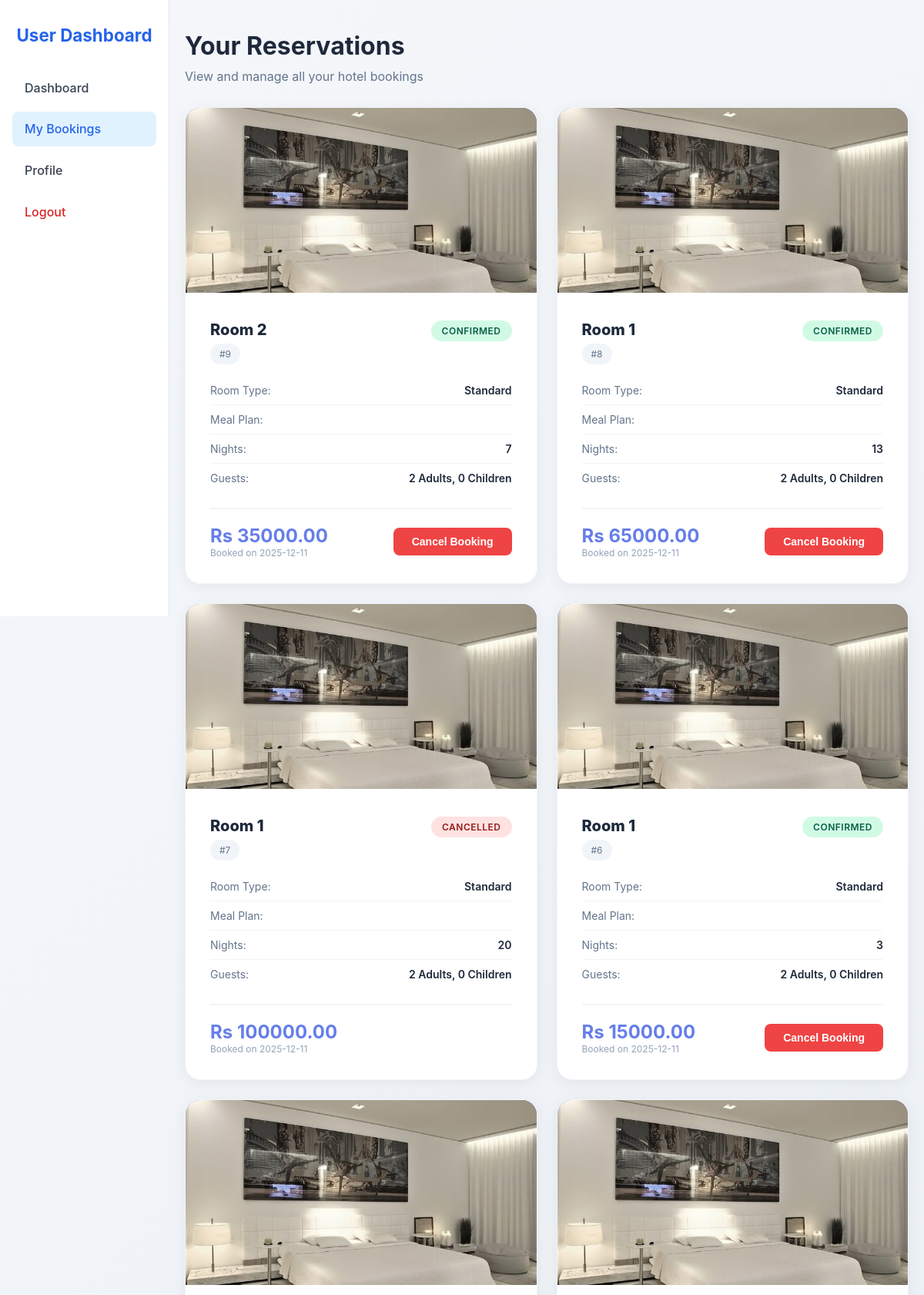
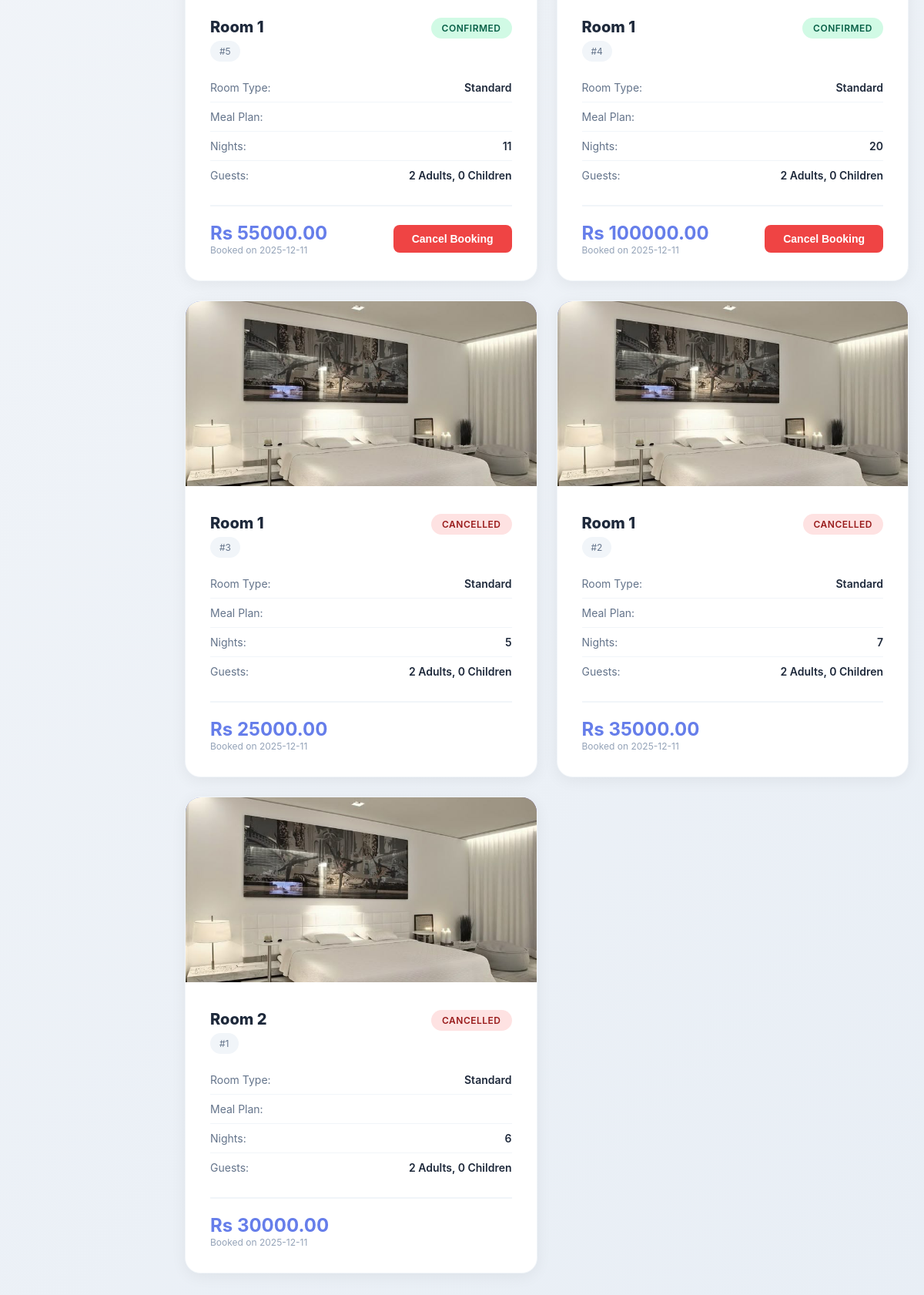
Screenshot of /my_bookings (signed in) with the database file from the repository (2 pictures, top to bottom).
### tables this page shows
CREATE TABLE bookings (
            booking_id INTEGER PRIMARY KEY AUTOINCREMENT,
            customer_id INTEGER NOT NULL,
            room_id INTEGER NOT NULL,
            meal_plan_id INTEGER NOT NULL,
            market_segment_id INTEGER NOT NULL,
            booking_status TEXT CHECK(booking_status IN ('Canceled','Not_Canceled')) NOT NULL,
            no_of_adults INTEGER NOT NULL,
            no_of_children INTEGER NOT NULL,
            no_of_weekend_nights INTEGER NOT NULL,
            no_of_week_nights INTEGER NOT NULL,
            required_car_parking_space INTEGER DEFAULT 0,
            lead_time INTEGER NOT NULL,
            arrival_year INTEGER NOT NULL,
            arrival_month INTEGER NOT NULL,
            arrival_date INTEGER NOT NULL,
            repeated_guest INTEGER DEFAULT 0,
            no_of_previous_cancellations INTEGER DEFAULT 0,
            no_of_previous_bookings_not_canceled INTEGER DEFAULT 0,
            avg_price_per_room REAL NOT NULL,
            no_of_special_requests INTEGER DEFAULT 0,
            total_nights INTEGER,
            total_guests INTEGER,
            created_at TIMESTAMP DEFAULT CURRENT_TIMESTAMP,
            updated_at TIMESTAMP DEFAULT CURRENT_TIMESTAMP,
            FOREIGN KEY(customer_id) REFERENCES customers(customer_id),
            FOREIGN KEY(room_id) REFERENCES rooms(room_id),
            FOREIGN KEY(meal_plan_id) REFERENCES meal_plans(meal_plan_id),
            FOREIGN KEY(market_segment_id) REFERENCES market_segments(market_segment_id)
        );

CREATE TABLE room_types (
            room_type_id INTEGER PRIMARY KEY AUTOINCREMENT,
            room_type_name TEXT UNIQUE NOT NULL,
            description TEXT,
            price_per_night INTEGER,
            image_path TEXT
        );

CREATE TABLE rooms (
            room_id INTEGER PRIMARY KEY AUTOINCREMENT,
            room_number TEXT UNIQUE NOT NULL,
            room_type_id INTEGER NOT NULL,
            price_per_night INTEGER,
            FOREIGN KEY(room_type_id) REFERENCES room_types(room_type_id) ON DELETE CASCADE
        );

### app.py (the view)
@app.route("/my_bookings")
@login_required
def my_bookings():
    user_id = session["user_id"]
    conn = get_db_connection()
    bookings = conn.execute("""
        SELECT b.booking_id, r.room_number, t.room_type_name, s.segment_name,
               b.no_of_adults, b.no_of_children, b.total_nights, b.total_guests,
               b.booking_status, b.created_at, b.avg_price_per_room, t.image_path
        FROM bookings b
        LEFT JOIN rooms r ON b.room_id = r.room_id
        LEFT JOIN room_types t ON r.room_type_id = t.room_type_id
        LEFT JOIN market_segments s ON b.market_segment_id = s.market_segment_id
        WHERE b.customer_id = ?
        ORDER BY b.created_at DESC
    """, (user_id,)).fetchall()
    conn.close()
    return render_template("my_bookings.html", bookings=bookings)

### app.py (called while the page is built)
def get_db_connection():
    conn = sqlite3.connect(DB_PATH)
    conn.row_factory = sqlite3.Row
    conn.execute("PRAGMA foreign_keys = ON")
    return conn

def login_required(f):
    @wraps(f)
    def decorated(*args, **kwargs):
        if "user_id" not in session:
            flash("Please login first.", "warning")
            return redirect(url_for("login"))
        return f(*args, **kwargs)
    return decorated

### templates/my_bookings.html (shortened to what this page needs)
<!DOCTYPE html>
<html lang="en">
<head>
    <link rel="stylesheet" href="{{ url_for('static', filename='css/my_bookings.css') }}">
    <link rel="stylesheet" href="{{ url_for('static', filename='css/flash.css') }}">
</head>
<body>
    <div class="dashboard">
        <aside class="sidebar">
            <h2>User Dashboard</h2>
            <nav>
                <a href="{{ url_for('user_dashboard') }}">Dashboard</a>
                <a href="{{ url_for('my_bookings') }}" class="active">My Bookings</a>
                <a href="{{ url_for('user_profile') }}">Profile</a>
                <a href="{{ url_for('logout') }}" class="logout">Logout</a>
            </nav>
        </aside>
        <div class="container">
            <div class="page-header">
                <h2>Your Reservations</h2>
                <p>View and manage all your hotel bookings</p>
            </div>
            {% if bookings %}
            <div class="bookings-grid">
                {% for booking in bookings %}
                <div class="booking-card">
                    {% if booking.image_path %}
                    <img src="{{ url_for('static', filename='uploads/rooms/' ~ booking.image_path) }}" alt="Room"
                        class="booking-image">
                    {% else %}
                    <div class="booking-image"></div>
                    {% endif %}
                    <div class="booking-content">
                        <div class="booking-header">
                            <div>
                                <div class="booking-title">Room {{ booking.room_number or 'N/A' }}</div>
                                <div class="booking-id">#{{ booking.booking_id }}</div>
                            </div>
                            <div>
                                {% if booking.booking_status == 'Not_Canceled' %}
                                <span class="status-badge status-confirmed">Confirmed</span>
                                {% elif booking.booking_status == 'Pending_Payment' %}
                                <span class="status-badge status-pending">Pending</span>
                                {% else %}
                                <span class="status-badge status-cancelled">Cancelled</span>
                                {% endif %}
                            </div>
                        </div>
                        <div class="booking-details">
                            <div class="detail-row">
                                <span class="detail-label">Room Type:</span>
                                <span class="detail-value">{{ booking.room_type_name or 'N/A' }}</span>
                            </div>
                            <div class="detail-row">
                                <span class="detail-label">Meal Plan:</span>
                            </div>
                            <div class="detail-row">
                                <span class="detail-label">Nights:</span>
                                <span class="detail-value">{{ booking.total_nights }}</span>
                            </div>
                            <div class="detail-row">
                                <span class="detail-label">Guests:</span>
                                <span class="detail-value">{{ booking.no_of_adults }} Adults, {{ booking.no_of_children
                                    }} Children</span>
                            </div>
                        </div>
                        <div class="booking-footer">
                            <div>
                                <div class="total-amount">Rs {{ "%.2f"|format(booking.avg_price_per_room *
                                    booking.total_nights) }}</div>
                                <div class="booking-date">Booked on {{ booking.created_at.split()[0] }}</div>
                            </div>
                            {% if booking.booking_status == 'Not_Canceled' %}
                            <form action="{{ url_for('cancel_booking', booking_id=booking.booking_id) }}" method="POST"
                                onsubmit="return confirm('Are you sure you want to cancel this booking?');">
                                <button type="submit" class="btn-cancel">Cancel Booking</button>
                            </form>
                            {% endif %}
                        </div>
                    </div>
                </div>
                {% endfor %}
            </div>
            {% else %}
            <div class="empty-state">
                <h3>No Bookings Yet</h3>
                <p>You haven't made any reservations. Start exploring our available rooms!</p>
                <a href="{{ url_for('user_dashboard') }}" class="btn-book">Browse Rooms</a>
            </div>
            {% endif %}
        </div>
    </div>
</body>
</html>

### static/css/my_bookings.css (style rules this page uses)
* { margin: 0; padding: 0; box-sizing: border-box; }
body { font-family: 'Inter', -apple-system, BlinkMacSystemFont, 'Segoe UI', Arial, sans-serif; background: linear-gradient(135deg, #f5f7fa 0%, #e8eef5 100%); color: #1e293b; }
.dashboard { display: flex; min-height: 100vh; }
.sidebar { width: 220px; background: #ffffff; border-right: 1px solid #e5e7eb; padding: 2rem 1rem; position: fixed; height: 100vh; }
.sidebar h2 { font-size: 1.4rem; font-weight: 700; text-align: center; margin-bottom: 2rem; color: #2563eb; }
.sidebar nav { display: flex; flex-direction: column; gap: 0.5rem; }
.sidebar nav a { padding: 0.8rem 1rem; color: #374151; text-decoration: none; border-radius: 8px; font-weight: 500; transition: all 0.2s ease-in-out; }
.sidebar nav a:hover, .sidebar nav a.active { background: #e0f2fe; color: #2563eb; }
.sidebar nav a.logout { margin-top: auto; color: #dc2626; }
.container { flex: 1; margin-left: 220px; padding: 40px 20px; width: calc(100% - 220px); }
.page-header { margin-bottom: 30px; }
.page-header h2 { font-size: 32px; color: #1e293b; margin-bottom: 10px; }
.page-header p { color: #64748b; font-size: 16px; }
.bookings-grid { display: grid; grid-template-columns: repeat(auto-fill, minmax(350px, 1fr)); gap: 25px; width: 100%; }
.booking-card { width: 100%; background: white; border-radius: 20px; overflow: hidden; box-shadow: 0 4px 20px rgba(0, 0, 0, 0.06); transition: all 0.4s cubic-bezier(0.4, 0, 0.2, 1); border: 1px solid #f1f5f9; }
.booking-image { width: 100%; height: 240px; object-fit: cover; background: linear-gradient(135deg, #667eea 0%, #764ba2 100%); transition: transform 0.4s ease; }
.booking-content { padding: 32px; }
.booking-header { display: flex; justify-content: space-between; align-items: start; margin-bottom: 15px; }
.booking-title { font-size: 20px; font-weight: 800; color: #1e293b; }
.booking-id { font-size: 12px; color: #64748b; background: #f1f5f9; padding: 6px 12px; border-radius: 14px; margin-top: 6px; display: inline-block; }
.booking-details { margin: 15px 0; }
.detail-row { display: flex; justify-content: space-between; padding: 10px 0; border-bottom: 1px solid #f1f5f9; }
.detail-row:last-child { border-bottom: none; }
.detail-label { color: #64748b; font-size: 14px; }
.detail-value { color: #1e293b; font-weight: 600; font-size: 14px; }
.status-badge { display: inline-block; padding: 6px 14px; border-radius: 20px; font-size: 12px; font-weight: 600; text-transform: uppercase; letter-spacing: 0.5px; }
.status-confirmed { background: #d1fae5; color: #065f46; }
.status-cancelled { background: #fee2e2; color: #991b1b; }
.booking-footer { margin-top: 20px; padding-top: 20px; border-top: 2px solid #f1f5f9; display: flex; justify-content: space-between; align-items: center; flex-wrap: wrap; gap: 15px; }
.total-amount { font-size: 24px; font-weight: 700; color: #667eea; }
.booking-date { font-size: 12px; color: #94a3b8; }
.btn-cancel { padding: 10px 24px; background: #ef4444; color: white; text-decoration: none; border-radius: 8px; font-weight: 600; border: none; cursor: pointer; transition: all 0.3s; font-size: 14px; }

### rows the page displays
bookings: image_path (picture), room_number "2", booking_id "9", booking_status "CONFIRMED", room_type_name "Standard", total_nights "7", no_of_adults "2", no_of_children "0", avg_price_per_room+total_nights "35000.00", created_at "2025-12-11"
bookings: image_path (picture), room_number "1", booking_id "8", booking_status "CONFIRMED", room_type_name "Standard", total_nights "13", no_of_adults "2", no_of_children "0", avg_price_per_room+total_nights "65000.00", created_at "2025-12-11"
bookings: image_path (picture), room_number "1", booking_id "7", booking_status "CANCELLED", room_type_name "Standard", total_nights "20", no_of_adults "2", no_of_children "0", avg_price_per_room+total_nights "100000.00", created_at "2025-12-11"
bookings: image_path (picture), room_number "1", booking_id "6", booking_status "CONFIRMED", room_type_name "Standard", total_nights "3", no_of_adults "2", no_of_children "0", avg_price_per_room+total_nights "15000.00", created_at "2025-12-11"
bookings: image_path (picture), room_number "1", booking_id "5", booking_status "CONFIRMED", room_type_name "Standard", total_nights "11", no_of_adults "2", no_of_children "0", avg_price_per_room+total_nights "55000.00", created_at "2025-12-11"
bookings: image_path (picture), room_number "1", booking_id "4", booking_status "CONFIRMED", room_type_name "Standard", total_nights "20", no_of_adults "2", no_of_children "0", avg_price_per_room+total_nights "100000.00", created_at "2025-12-11"
bookings: image_path (picture), room_number "1", booking_id "3", booking_status "CANCELLED", room_type_name "Standard", total_nights "5", no_of_adults "2", no_of_children "0", avg_price_per_room+total_nights "25000.00", created_at "2025-12-11"
bookings: image_path (picture), room_number "1", booking_id "2", booking_status "CANCELLED", room_type_name "Standard", total_nights "7", no_of_adults "2", no_of_children "0", avg_price_per_room+total_nights "35000.00", created_at "2025-12-11"
bookings: image_path (picture), room_number "2", booking_id "1", booking_status "CANCELLED", room_type_name "Standard", total_nights "6", no_of_adults "2", no_of_children "0", avg_price_per_room+total_nights "30000.00", created_at "2025-12-11"
